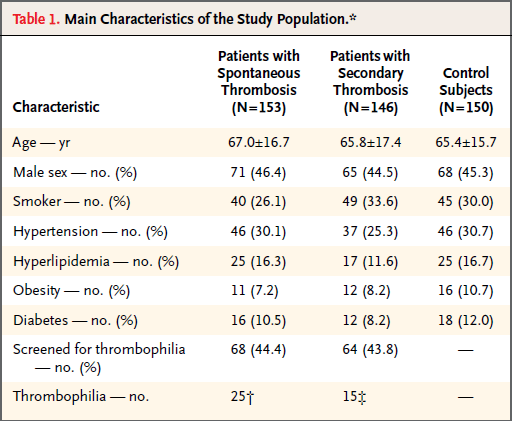
#> input picture a.jpg, 512 x 421 px, found by its file name
$ jupyter execute --allow-errors 'Trial using tesseract.ipynb'
#> lines starting #> are read from the running program, lines starting #| are printed output that depends on the picture
[cell 1]
import cv2
import numpy as np
import pytesseract

pytesseract.pytesseract.tesseract_cmd = r"C:\Program Files\Tesseract-OCR\tesseract.exe"

image = cv2.imread('C:/Users/Vaishnav/Desktop/a.jpg')
#> image is the input picture: shape (421, 512, 3); mean B, G, R 229.7, 234.7, 238
gray = cv2.cvtColor(image, cv2.COLOR_BGR2GRAY)
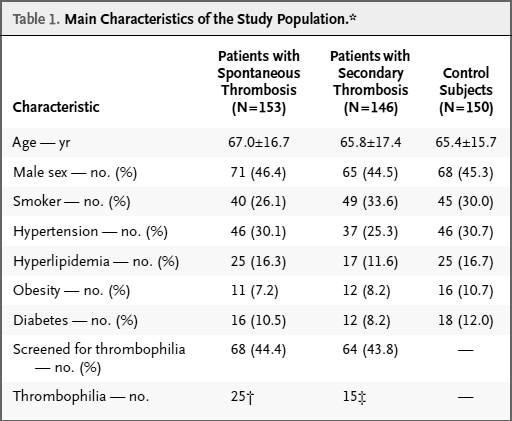
#> gray: shape (421, 512); min 0, max 255, mean 235.2
kernel = np.array([[-1,-1,-1], [-1,9,-1], [-1,-1,-1]])
sharpen = cv2.filter2D(gray, -1, kernel)
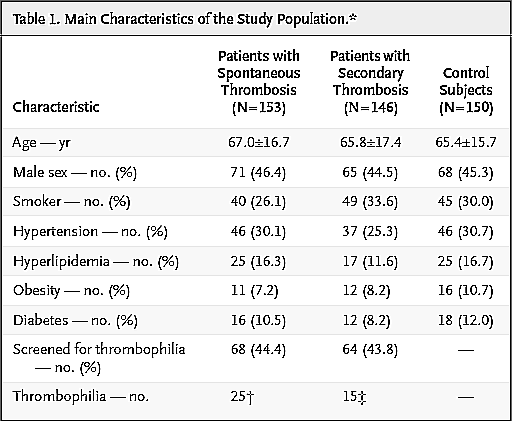
#> sharpen: shape (421, 512); min 0, max 255, mean 233.3

thresh = cv2.threshold(sharpen, 0, 255, cv2.THRESH_BINARY_INV + cv2.THRESH_OTSU)[1]
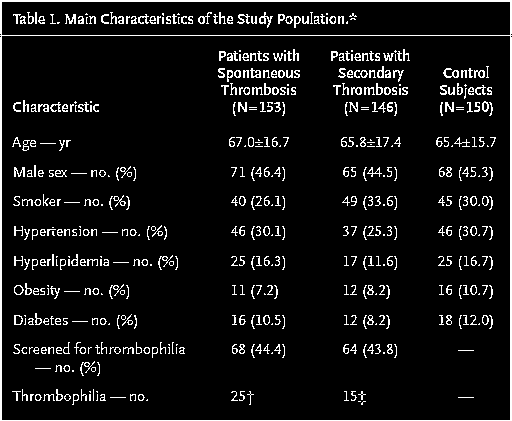
#> thresh: shape (421, 512); 7.4% white in thin lines or dots

blur = cv2.GaussianBlur(thresh, (3,3), 0)
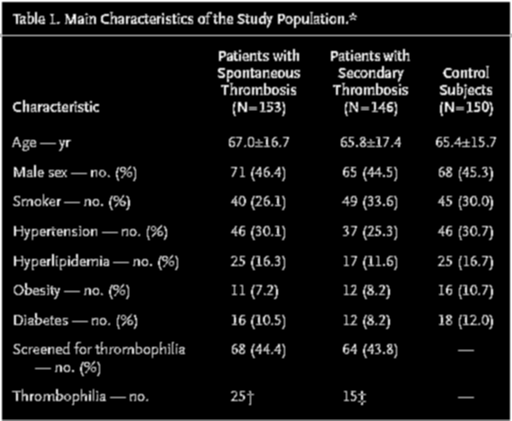
#> blur: shape (421, 512); min 0, max 255, mean 18.7
invert = 255 - blur
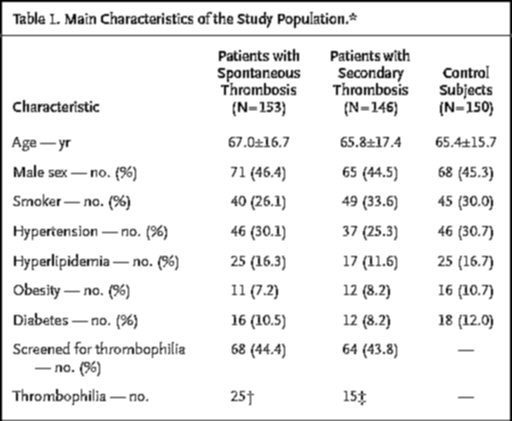
#> invert: shape (421, 512); min 0, max 255, mean 236.3
#> (the rest of this cell did not finish here and is left out)

[cell 2]
import pytesseract
from pytesseract import Output
import cv2
img = cv2.imread('a1.jpg')
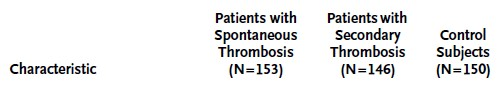
#> input picture a1.jpg, 502 x 85 px
#> img is the input picture: shape (85, 502, 3); mean B, G, R 234.2, 234.1, 233.9

#> (the rest of this cell did not finish here and is left out)

[cell 3]
left=[]
top=[]
width=[]
height=[]
#> (the rest of this cell did not finish here and is left out)

[cell 4]
print(left)
print(top)
#> (the rest of this cell did not finish here and is left out)

[cell 5]
res = {[left[i],bboxtxt_list[i]] for i in range(len(left))}

[cell 6]
import collections
pk ={1:[],2:[],3:[],4:[]}
#> (the rest of this cell did not finish here and is left out)

[cell 7]
res1 = {i: [top[i], bboxtxt_list[i]] for i in range(len(top))}
pk1={"line1":[],"line2":[],"line3":[],"line4":[]}
od1={k: v for k, v in sorted(res1.items(), key=lambda item: item[1])}
for k in od1.keys():
    if(od1[k][0]> 10 and od1[k][0]<=20):
        pk1["line1"].append(od1[k][1])
    elif(od1[k][0]> 20 and od1[k][0]<=30):
        pk1["line2"].append(od1[k][1])
    elif(od1[k][0]> 30 and od1[k][0]<=50):
        pk1["line3"].append(od1[k][1])
    elif(od1[k][0]> 50):
        pk1["line4"].append(od1[k][1])
print(pk1)
